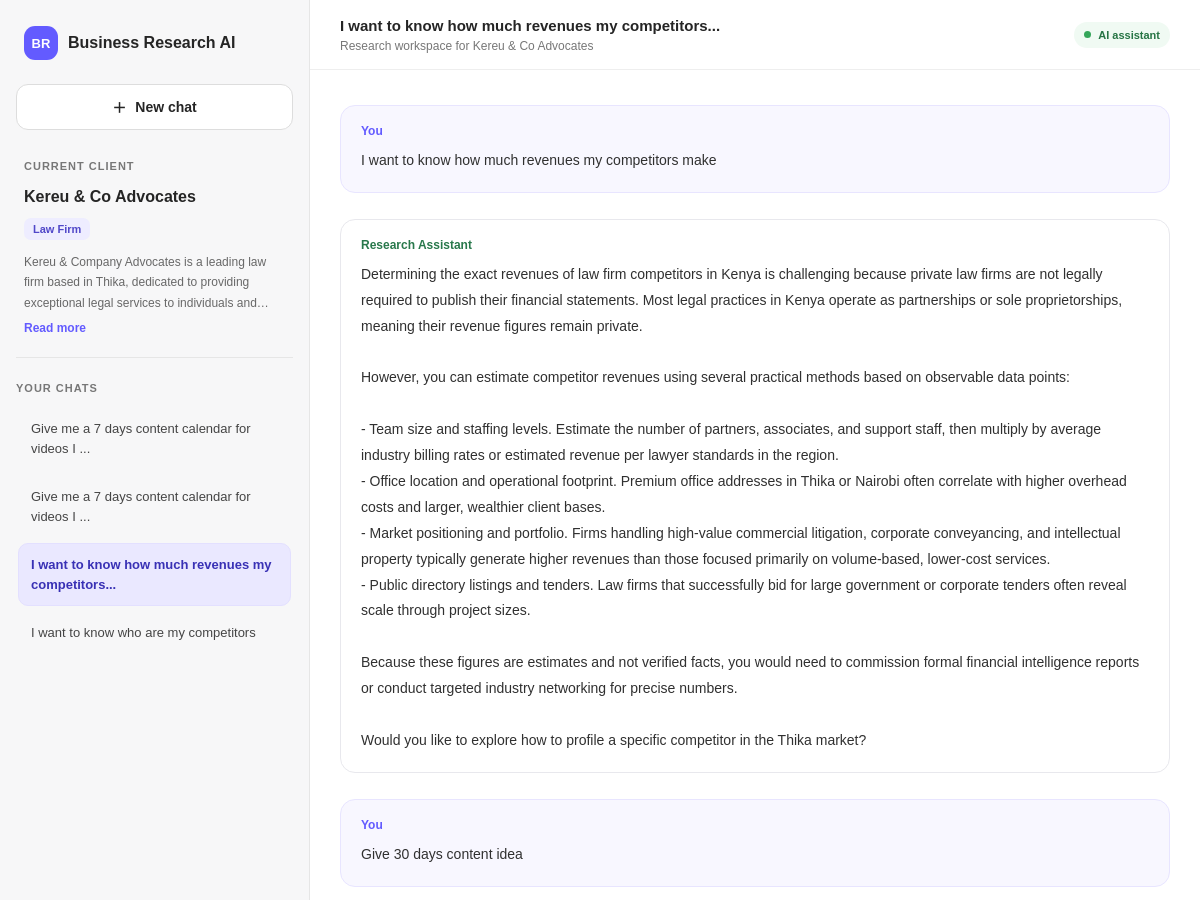
The page /clients/1/chat/2/ (upper part) on the database as committed earlier.
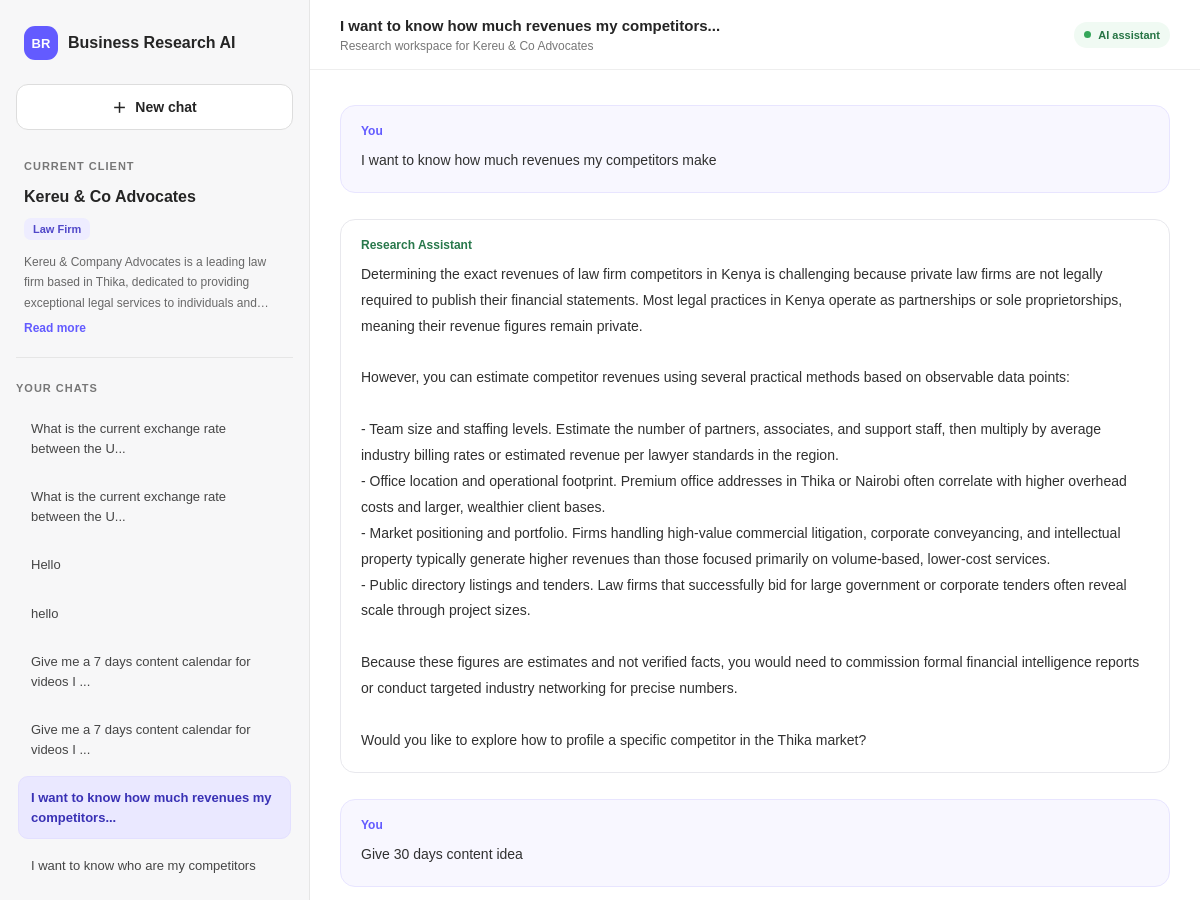
The same page on the database as committed later.
### clients/models.py (models this page shows, shortened)
class Conversation(models.Model):
    client = models.ForeignKey(
        Client,
        on_delete=models.CASCADE,
        related_name="conversations"
    )
    title = models.CharField(max_length=200, default="Business Research")
    created_at = models.DateTimeField(auto_now_add=True)
    updated_at = models.DateTimeField(auto_now=True)

class Message(models.Model):
    SENDER_CHOICES = [
        ("user", "User"),
        ("ai", "AI Assistant"),
    ]
    conversation = models.ForeignKey(
        Conversation,
        on_delete=models.CASCADE,
        related_name="messages"
    )
    sender = models.CharField(
        max_length=10,
        choices=SENDER_CHOICES
    )
    content = models.TextField()
    created_at = models.DateTimeField(auto_now_add=True)
    class Meta:
        ordering = ["created_at", "id"]

### clients/views.py (the view, shortened to what this page needs)
# urls.py: path("<int:client_id>/chat/<int:conversation_id>/", views.conversation_workspace, name="conversation_workspace"),
def conversation_workspace(request, client_id, conversation_id):
    client = get_object_or_404(Client, id=client_id)
    conversation = get_object_or_404(Conversation, id=conversation_id, client=client)
    conversation_history = conversation.messages.all()
    conversations = client.conversations.order_by("-updated_at", "-id")
    return render(
        request,
        "clients/workspace.html",
        {
            "client": client,
            "conversation": conversation,
            "conversation_history": conversation_history,
            "conversations": conversations,
        },
    )

### clients/templates/clients/workspace.html (shortened to what the changed rows need)
<!DOCTYPE html>
<html lang="en">
<head>
</head>
<body>
    <div class="app-layout">
        <aside class="sidebar">
            <section class="client-section">
                <h2 class="business-name">
                    {{ client.business_name }}
                </h2>
            </section>
            <section class="history-section">
                <nav class="conversation-list">
                    {% for item in conversations %}
                        <a
                            href="{% url 'conversation_workspace' client.id item.id %}"
                            class="conversation-link {% if item.id == conversation.id %}active{% endif %}"
                            {% if item.id == conversation.id %}aria-current="page"{% endif %}
                        >
                            {{ item.title }}
                        </a>
                    {% empty %}
                        <p class="empty-history">
                            Your conversations will appear here.
                        </p>
                    {% endfor %}
                </nav>
            </section>
        </aside>
        <main class="main-panel">
            <header class="topbar">
                <div>
                    <h1 class="topbar-title">
                        {{ conversation.title }}
                    </h1>
                    <p class="topbar-subtitle">
                        Research workspace for {{ client.business_name }}
                    </p>
                </div>
            </header>
            <section class="messages">
                {% if not conversation_history %}
                    <div class="welcome-message">
                        <div class="welcome-icon">AI</div>
                        <h2>
                            Let's research {{ client.business_name }}
                        </h2>
                        <p>
                            Ask questions about this business, explore
                            competitors, understand the market, analyse
                            customers or investigate business opportunities.
                        </p>
                    </div>
                {% else %}
                    {% for message in conversation_history %}
                        {% if message.sender == "user" %}
                            <article class="chat-message user-message">
                                <div class="message-sender">
                                    You
                                </div>
                                <div class="message-content">
                                    {{ message.content|linebreaksbr }}
                                </div>
                            </article>
                        {% else %}
                            <article class="chat-message ai-message">
                                <div class="message-sender">
                                    Research Assistant
                                </div>
                                <div class="message-content">
                                    {{ message.content|linebreaksbr }}
                                </div>
                            </article>
                        {% endif %}
                    {% endfor %}
                {% endif %}
            </section>
        </main>
    </div>
</body>
</html>

Rows that differ between the two databases and show on the page:
added Conversation: title "What is the current exchange rate between the U..."
added Conversation: title "What is the current exchange rate between the U..."
added Conversation: title "Hello"
added Conversation: title "hello"
